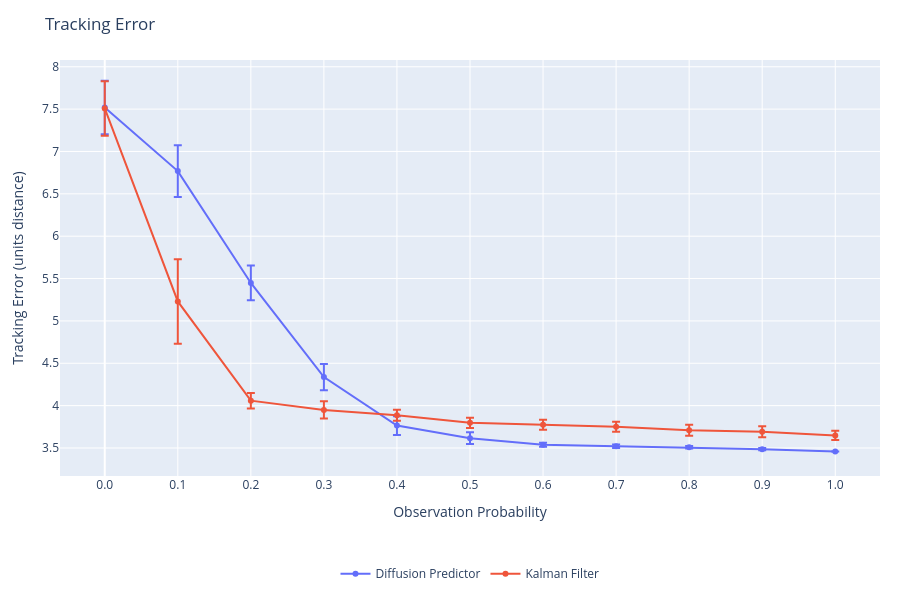
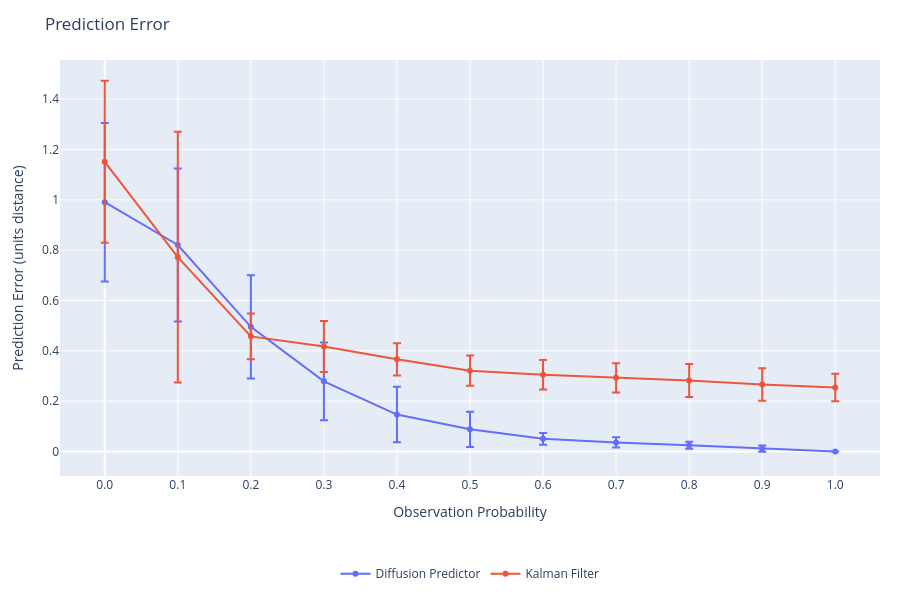
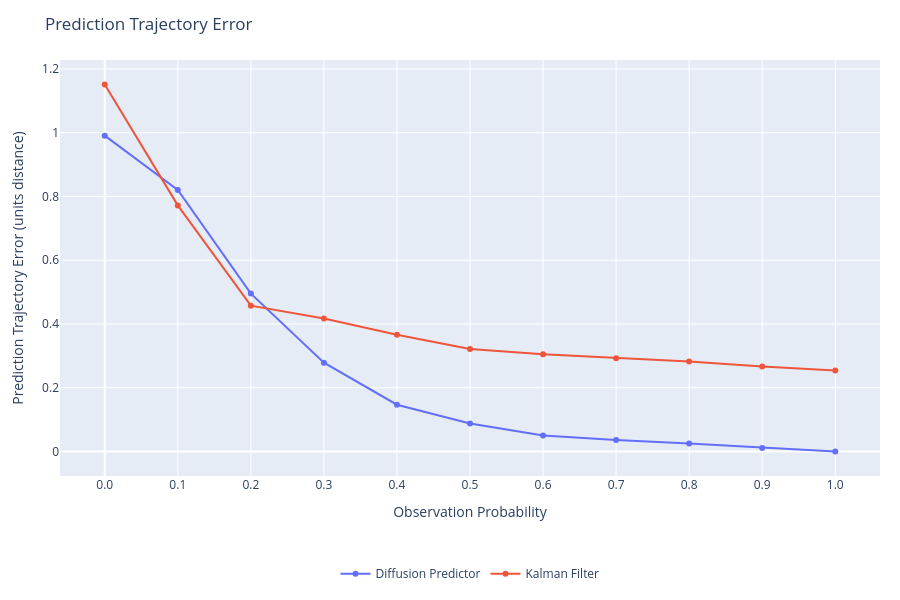
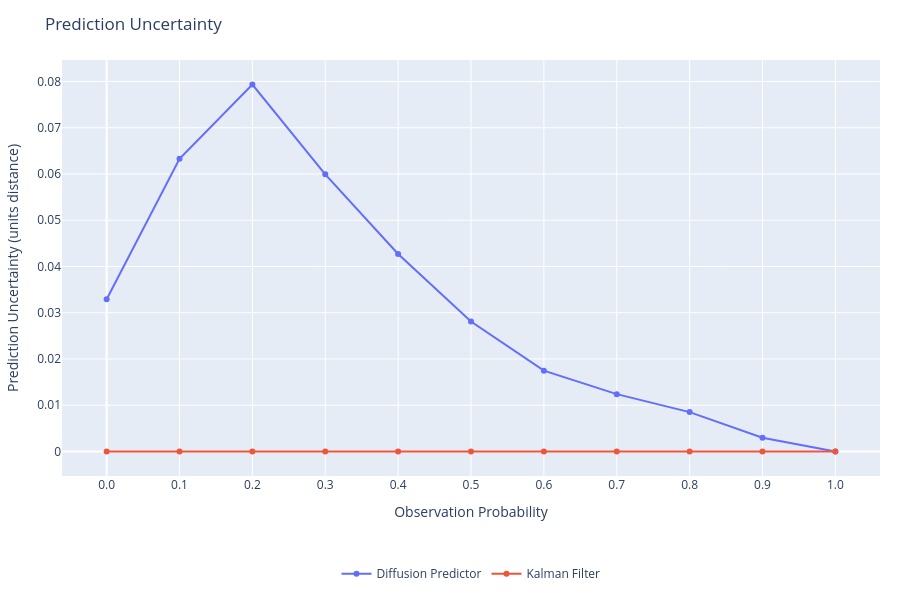

Source (notebook cell) for these figures, in order:
### Code cell
%reload_ext autoreload
%autoreload 2
from plots import *
import numpy as np

x_key = 'observation_probability'

# Data for plotting
plots = {
    'tracking_error_mean': {
        'title': 'Tracking Error',
        'ylabel': 'Tracking Error (units distance)',
        'xlabel': 'Observation Probability',
        'x': {series: get_x_radii(series, output, x_key) for series in output},
        # Average over all episodes and all timesteps.
        'y': {
            series: [np.mean(output[series][experiment]['tracking_error_mean']) for experiment in output[series]]
                for series in output
        },
        'y_std': {
            series: [np.std(np.mean(output[series][exp]['prediction_error_mean'], axis=tuple(range(1, output[series][exp]['prediction_error_mean'].ndim)))) for exp in sorted_experiments(series, output, x_key)]
                for series in output if not next(iter(output[series].values())).attrs['prediction_disable']
        }
    },
    'prediction_error_mean': {
        'title': 'Prediction Error',
        'ylabel': 'Prediction Error (units distance)',
        'xlabel': 'Observation Probability',
        'x': {series: get_x_radii(series, output, x_key) for series in output},
        # Average over all episodes and all timesteps.
        'y': {
            series: [np.mean(output[series][exp]['prediction_error_mean']) for exp in sorted_experiments(series, output, x_key)]
                for series in output if not next(iter(output[series].values())).attrs['prediction_disable']
        },
        'y_std': {
            series: [np.std(np.mean(output[series][exp]['prediction_error_mean'], axis=tuple(range(1, output[series][exp]['prediction_error_mean'].ndim)))) for exp in sorted_experiments(series, output, x_key)]
                for series in output if not next(iter(output[series].values())).attrs['prediction_disable']
        }
    },
    'prediction_trajectory_error_mean': {
        'title': 'Prediction Trajectory Error',
        'ylabel': 'Prediction Trajectory Error (units distance)',
        'xlabel': 'Observation Probability',
        'x': {series: get_x_radii(series, output, x_key) for series in output},
        # Average over all episodes and all timesteps.
        'y': {
            series: [np.mean(output[series][exp]['prediction_trajectory_error_mean']) for exp in sorted_experiments(series, output, x_key)]
                for series in output if not next(iter(output[series].values())).attrs['prediction_disable']
        }
    },
    'prediction_uncertainty_mean': {
        'title': 'Prediction Uncertainty',
        'ylabel': 'Prediction Uncertainty (units distance)',
        'xlabel': 'Observation Probability',
        'x': {series: get_x_radii(series, output, x_key) for series in output},
        # Average over all episodes and all timesteps.
        'y': {
            series: [np.mean(output[series][exp]['prediction_uncertainty_mean']) for exp in sorted_experiments(series, output, x_key)]
                for series in output if not next(iter(output[series].values())).attrs['prediction_disable']
        }
    },
    'prediction_uncertainty_gap_mean': {
        'title': 'Prediction Uncertainty Gap',
        'ylabel': 'Prediction Uncertainty Gap (units distance)',
        'xlabel': 'Observation Probability',
        'x': {series: get_x_radii(series, output, x_key) for series in output},
        # Average over all episodes and all timesteps.
        'y': {
            series: [np.mean(output[series][exp]['prediction_uncertainty_gap_mean']) for exp in sorted_experiments(series, output, x_key)]
                for series in output if not next(iter(output[series].values())).attrs['prediction_disable']
        }
    },
    'prediction_uncertainty_gap_min': {
        'title': 'Prediction Uncertainty Gap (Min)',
        'ylabel': 'Prediction Uncertainty Gap Min (units distance)',
        'xlabel': 'Observation Probability',
        'x': {series: get_x_radii(series, output, x_key) for series in output},
        # Average over all episodes and all timesteps.
        'y': {
            series: [np.mean(output[series][exp]['prediction_uncertainty_gap_min']) for exp in sorted_experiments(series, output, x_key)]
                for series in output if not next(iter(output[series].values())).attrs['prediction_disable']
        }
    },
    'prediction_uncertainty_gap_max': {
        'title': 'Prediction Uncertainty Gap (Max)',
        'ylabel': 'Prediction Uncertainty Gap Max (units distance)',
        'xlabel': 'Observation Probability',
        'x': {series: get_x_radii(series, output, x_key) for series in output},
        # Average over all episodes and all timesteps.
        'y': {
            series: [np.mean(output[series][exp]['prediction_uncertainty_gap_max']) for exp in sorted_experiments(series, output, x_key)]
                for series in output if not next(iter(output[series].values())).attrs['prediction_disable']
        }
    }
}

# Miscelaneous statistics.
timesteps = [np.max([np.max(output[series][experiment]['deltaSteps'].shape[1]) for experiment in output[series]]) for series in output]

plot(plots, timesteps=timesteps)

### Figure 1 — Plotly figure (JSON) as saved in the notebook; plotly's stock layout.template omitted (floating-point values rounded to 4 significant figures)
{"data": [{"error_y": {"array": [0.3151, 0.3045, 0.2053, 0.1547, 0.1105, 0.07016, 0.02342, 0.02059, 0.01375, 0.01253, 1.978e-08], "type": "data", "visible": true}, "hovertemplate": "%{x:.2f}: %{y:.4f}<extra></extra>", "mode": "lines+markers", "name": "Diffusion Predictor", "type": "scatter", "x": [0, 0.1, 0.2, 0.3, 0.4, 0.5, 0.6, 0.7, 0.8, 0.9, 1], "y": [7.519, 6.768, 5.448, 4.338, 3.764, 3.616, 3.538, 3.52, 3.508, 3.486, 3.459]}, {"error_y": {"array": [0.322, 0.4984, 0.09131, 0.1011, 0.06398, 0.06005, 0.05837, 0.05806, 0.06563, 0.06459, 0.05429], "type": "data", "visible": true}, "hovertemplate": "%{x:.2f}: %{y:.4f}<extra></extra>", "mode": "lines+markers", "name": "Kalman Filter", "type": "scatter", "x": [0, 0.1, 0.2, 0.3, 0.4, 0.5, 0.6, 0.7, 0.8, 0.9, 1], "y": [7.508, 5.23, 4.058, 3.95, 3.886, 3.797, 3.775, 3.751, 3.709, 3.691, 3.649]}], "layout": {"autosize": true, "height": 600, "hovermode": "closest", "legend": {"orientation": "h", "x": 0.5, "xanchor": "center", "y": -0.2, "yanchor": "top"}, "margin": {"b": 120, "l": 60, "r": 20, "t": 60}, "showlegend": true, "title": {"text": "Tracking Error"}, "xaxis": {"ticktext": ["0.0", "0.1", "0.2", "0.3", "0.4", "0.5", "0.6", "0.7", "0.8", "0.9", "1.0"], "tickvals": [0, 0.1, 0.2, 0.3, 0.4, 0.5, 0.6, 0.7, 0.8, 0.9, 1], "title": {"text": "Observation Probability"}}, "yaxis": {"title": {"text": "Tracking Error (units distance)"}}}}

### Figure 2 — Plotly figure (JSON) as saved in the notebook; plotly's stock layout.template omitted (floating-point values rounded to 4 significant figures)
{"data": [{"error_y": {"array": [0.3151, 0.3045, 0.2053, 0.1547, 0.1105, 0.07016, 0.02342, 0.02059, 0.01375, 0.01253, 1.978e-08], "type": "data", "visible": true}, "hovertemplate": "%{x:.2f}: %{y:.4f}<extra></extra>", "mode": "lines+markers", "name": "Diffusion Predictor", "type": "scatter", "x": [0, 0.1, 0.2, 0.3, 0.4, 0.5, 0.6, 0.7, 0.8, 0.9, 1], "y": [0.9907, 0.8204, 0.4951, 0.2785, 0.1465, 0.08794, 0.05036, 0.03594, 0.02458, 0.01119, 5.586e-08]}, {"error_y": {"array": [0.322, 0.4984, 0.09131, 0.1011, 0.06398, 0.06005, 0.05837, 0.05806, 0.06563, 0.06459, 0.05429], "type": "data", "visible": true}, "hovertemplate": "%{x:.2f}: %{y:.4f}<extra></extra>", "mode": "lines+markers", "name": "Kalman Filter", "type": "scatter", "x": [0, 0.1, 0.2, 0.3, 0.4, 0.5, 0.6, 0.7, 0.8, 0.9, 1], "y": [1.151, 0.7719, 0.4574, 0.4171, 0.3661, 0.3211, 0.3049, 0.2926, 0.282, 0.2665, 0.2541]}], "layout": {"autosize": true, "height": 600, "hovermode": "closest", "legend": {"orientation": "h", "x": 0.5, "xanchor": "center", "y": -0.2, "yanchor": "top"}, "margin": {"b": 120, "l": 60, "r": 20, "t": 60}, "showlegend": true, "title": {"text": "Prediction Error"}, "xaxis": {"ticktext": ["0.0", "0.1", "0.2", "0.3", "0.4", "0.5", "0.6", "0.7", "0.8", "0.9", "1.0"], "tickvals": [0, 0.1, 0.2, 0.3, 0.4, 0.5, 0.6, 0.7, 0.8, 0.9, 1], "title": {"text": "Observation Probability"}}, "yaxis": {"title": {"text": "Prediction Error (units distance)"}}}}

### Figure 3 — Plotly figure (JSON) as saved in the notebook; plotly's stock layout.template omitted (floating-point values rounded to 4 significant figures)
{"data": [{"hovertemplate": "%{x:.2f}: %{y:.4f}<extra></extra>", "mode": "lines+markers", "name": "Diffusion Predictor", "type": "scatter", "x": [0, 0.1, 0.2, 0.3, 0.4, 0.5, 0.6, 0.7, 0.8, 0.9, 1], "y": [0.9907, 0.8204, 0.4951, 0.2785, 0.1465, 0.08794, 0.05036, 0.03594, 0.02458, 0.01119, 5.586e-08]}, {"hovertemplate": "%{x:.2f}: %{y:.4f}<extra></extra>", "mode": "lines+markers", "name": "Kalman Filter", "type": "scatter", "x": [0, 0.1, 0.2, 0.3, 0.4, 0.5, 0.6, 0.7, 0.8, 0.9, 1], "y": [1.151, 0.7719, 0.4574, 0.4171, 0.3661, 0.3211, 0.3049, 0.2926, 0.282, 0.2665, 0.2541]}], "layout": {"autosize": true, "height": 600, "hovermode": "closest", "legend": {"orientation": "h", "x": 0.5, "xanchor": "center", "y": -0.2, "yanchor": "top"}, "margin": {"b": 120, "l": 60, "r": 20, "t": 60}, "showlegend": true, "title": {"text": "Prediction Trajectory Error"}, "xaxis": {"ticktext": ["0.0", "0.1", "0.2", "0.3", "0.4", "0.5", "0.6", "0.7", "0.8", "0.9", "1.0"], "tickvals": [0, 0.1, 0.2, 0.3, 0.4, 0.5, 0.6, 0.7, 0.8, 0.9, 1], "title": {"text": "Observation Probability"}}, "yaxis": {"title": {"text": "Prediction Trajectory Error (units distance)"}}}}

### Figure 4 — Plotly figure (JSON) as saved in the notebook; plotly's stock layout.template omitted (floating-point values rounded to 4 significant figures)
{"data": [{"hovertemplate": "%{x:.2f}: %{y:.4f}<extra></extra>", "mode": "lines+markers", "name": "Diffusion Predictor", "type": "scatter", "x": [0, 0.1, 0.2, 0.3, 0.4, 0.5, 0.6, 0.7, 0.8, 0.9, 1], "y": [0.0329, 0.06327, 0.07933, 0.05992, 0.04271, 0.02808, 0.01747, 0.01239, 0.008504, 0.002957, 1.731e-08]}, {"hovertemplate": "%{x:.2f}: %{y:.4f}<extra></extra>", "mode": "lines+markers", "name": "Kalman Filter", "type": "scatter", "x": [0, 0.1, 0.2, 0.3, 0.4, 0.5, 0.6, 0.7, 0.8, 0.9, 1], "y": [0, 0, 0, 0, 0, 0, 0, 0, 0, 0, 0]}], "layout": {"autosize": true, "height": 600, "hovermode": "closest", "legend": {"orientation": "h", "x": 0.5, "xanchor": "center", "y": -0.2, "yanchor": "top"}, "margin": {"b": 120, "l": 60, "r": 20, "t": 60}, "showlegend": true, "title": {"text": "Prediction Uncertainty"}, "xaxis": {"ticktext": ["0.0", "0.1", "0.2", "0.3", "0.4", "0.5", "0.6", "0.7", "0.8", "0.9", "1.0"], "tickvals": [0, 0.1, 0.2, 0.3, 0.4, 0.5, 0.6, 0.7, 0.8, 0.9, 1], "title": {"text": "Observation Probability"}}, "yaxis": {"title": {"text": "Prediction Uncertainty (units distance)"}}}}
